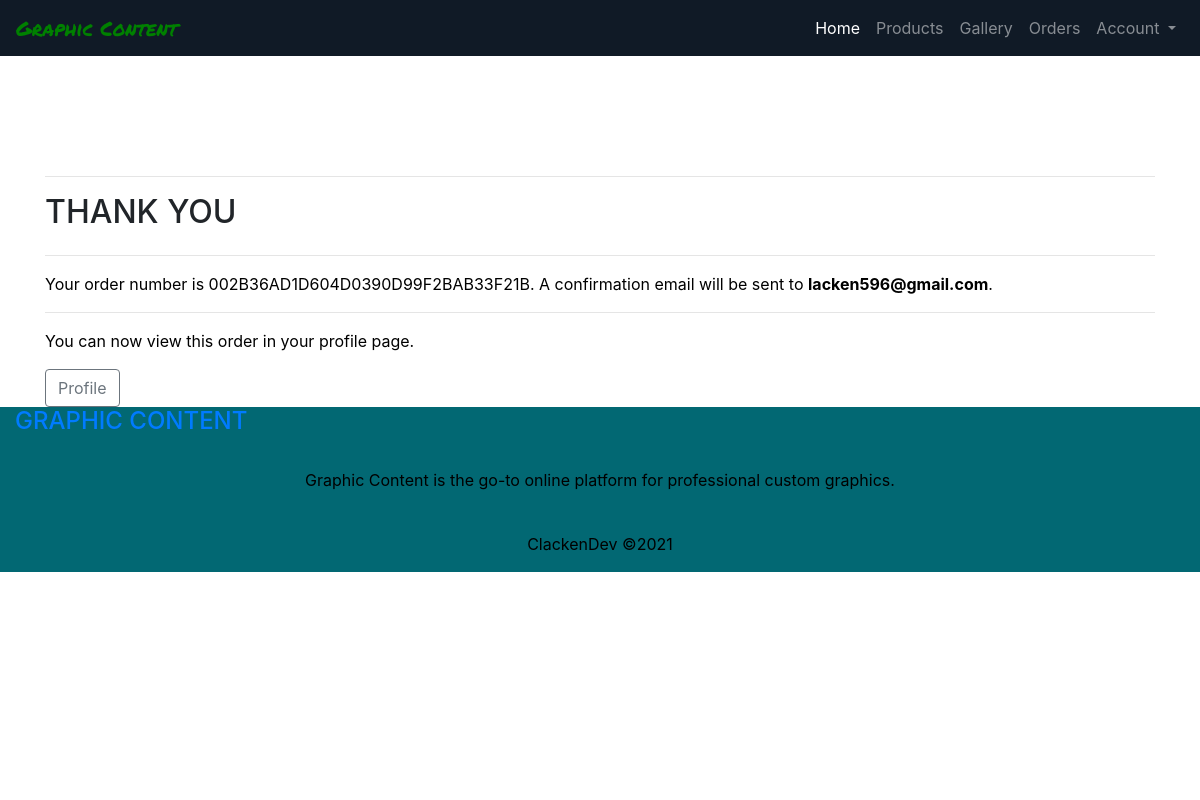
/checkout/checkout_success/002B36AD1D604D0390D99F2BAB33F21B (signed in), run on the app's committed database.
### orders/models.py (models this page shows, shortened)
class Order(models.Model):
    order_number = models.CharField(max_length=32, null=False, editable=False)
    user_profile = models.ForeignKey(UserProfile, on_delete=models.SET_NULL,
                                     null=True, blank=True,
                                     related_name='orders')
    date = models.DateTimeField(auto_now_add=True)
    service = models.ForeignKey(Product, null=False, blank=False,
                                on_delete=models.CASCADE)
    total = models.DecimalField(max_digits=10, decimal_places=2, null=False,
                                default=0)
    description = models.TextField(null=False, blank=False)
    image = models.ImageField(null=True, blank=True)
    is_fulfilled = models.BooleanField(default=False)
    changes_requested = models.TextField(null=False, blank=True)

### profiles/models.py (models this page shows, shortened)
class UserProfile(models.Model):
    user = models.OneToOneField(User, on_delete=models.CASCADE)

### checkout/views.py (the view)
# urls.py: path('checkout_success/<order_number>', views.checkout_success,
@login_required
def checkout_success(request, order_number):
    order = get_object_or_404(Order, order_number=order_number)
    messages.success(request, f'Order successfully processed! \
        Your order number is {order_number}. A confirmation \
        email will be sent to your email.')
    template = 'checkout/checkout_success.html'
    context = {
        'order': order,
    }
    return render(request, template, context)

### checkout/templates/checkout/checkout_success.html (shortened to what this page needs)
{% extends "base.html" %}
{% load static %}
{% block content %}
    <div class="overlay"></div>
    <div class="container page-body">
        <div class="row">
            <div class="col">
                <hr>
                <h2 class="logo-font mb-4">Thank You</h2>
                <hr>
                <p class="text-black">Your order number is {{ order.order_number }}. A confirmation email will be sent to <strong>{{ order.user_profile.user.email }}</strong>.</p>
                <hr>
                <p class="text-black">You can now view this order in your profile page.</p>
                <a class="btn btn-outline-secondary" href="{% url 'profile' %}" role="button">Profile</a>
            </div>
        </div>
    </div>
{% endblock %}

### static/css/base.css (style rules this page uses)
html { height: 100%; }
body { margin: 0; }
.overlay { height: 100%; width: 100%; top: 0; left: 0; position: fixed; background: white; z-index: -1; }
.page-body { margin-top:10rem; z-index: -2; }
.logo-font { text-transform: uppercase; }
.text-black { color: #000 !important; }

### data on the page
Order: order_number "002B36AD1D604D0390D99F2BAB33F21B", user_profile.user.email "lacken596@gmail.com"
